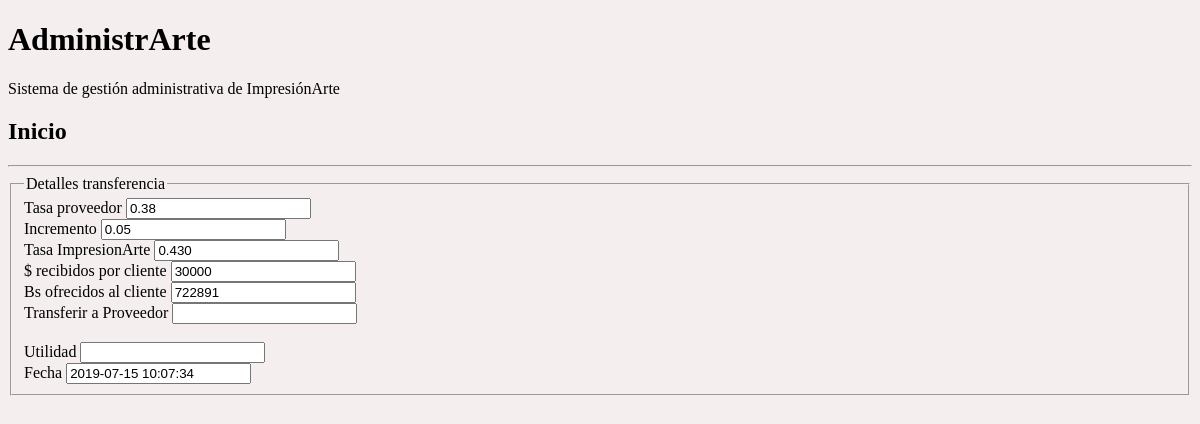
The page /controlador/detallesTrans.php?ID_Transferencia=14 on the database its author committed.
### tables this page shows
CREATE TABLE `transferencia` (
  `ID_Transferencia` int(11) NOT NULL,
  `ID_Usuario` int(3) NOT NULL,
  `ID_TT` int(11) NOT NULL,
  `banco` varchar(30) NOT NULL,
  `numero` varchar(30) NOT NULL,
  `monto_pesos` varchar(10) NOT NULL,
  `recibe_Bs` varchar(10) NOT NULL,
  `transferirProveedor` varchar(10) NOT NULL,
  `utilidad` varchar(10) NOT NULL,
  `fecha` datetime NOT NULL
);

CREATE TABLE `tasa_transferencia` (
  `ID_TT` int(11) NOT NULL,
  `tasa_proveedor` decimal(11,3) NOT NULL,
  `incremento` decimal(11,3) NOT NULL,
  `tasa_impresionarte` decimal(11,3) NOT NULL,
  `fecha` date NOT NULL
);

### modelo/consultaDetalleTransferencia.php (called while the page is built)
<?php
    $Consulta_1="SELECT transferencia.fecha, transferencia.transferirProveedor, tasa_Proveedor, incremento, tasa_impresionarte, recibe_Bs, monto_pesos, utilidad FROM tasa_transferencia INNER JOIN transferencia ON tasa_transferencia.ID_TT=transferencia.ID_TT INNER JOIN usuariotransferencia ON transferencia.ID_Usuario=usuariotransferencia.ID_UT WHERE transferencia.ID_Transferencia= $ID_Transferencia";
    $Recordset_1= mysqli_query($Conexion, $Consulta_1);
    $Resultado_1= mysqli_fetch_array($Recordset_1);
    $Tasa= $Resultado_1["tasa_Proveedor"];
    $TasaImpresioArte= $Resultado_1["tasa_impresionarte"];
    $Incremento= $Resultado_1["incremento"];
    $Monto= $Resultado_1["monto_pesos"];
    $BS_Recibe= $Resultado_1["recibe_Bs"];
    $Utilidad= $Resultado_1["utilidad"];
    $TrasferirProveedor= $Resultado_1["transferirProveedor"];
    $Fecha= $Resultado_1["fecha"];
    $Tasa= rtrim($Tasa, '0');
    $Incremento= rtrim($Incremento, '0');
?>

### controlador/detallesTrans.php (the view)
<?php
$ID_Transferencia= $_GET["ID_Transferencia"];
?>
<!DOCTYPE html>
<html>
    <head>
	    <link rel="stylesheet" type="text/css" href="../css/Estilos_AdministrArte.css">
    </head>
    <body>
        <div id="Principal">
            <?php
                include("../conexion/Conexion_BD.php");
                include("../modulos/header.php");
                include("../modelo/consultaDetalleTransferencia.php");
            ?>
        </div>
        <div>
            <fieldset class="">
                <legend>Detalles transferencia</legend>
                <label>Tasa proveedor</label>
                <input type="text" value="<?php echo $Tasa;?>" >
                <br>
                <label>Incremento</label>
                <input type="text" value="<?php echo $Incremento;?>" >
                <br>
                <label>Tasa ImpresionArte</label>
                <input type="text" value="<?php echo $TasaImpresioArte;?>">
                <br>
                <label>$ recibidos por cliente</label>
                <input type="text" value="<?php echo $Monto;?>">
                <br>
                <label>Bs ofrecidos al cliente</label>
                <input type="text"  value="<?php echo $BS_Recibe;?>">
                <br>
                <label>Transferir a Proveedor</label>
                <input type="text"  value="<?php echo $TrasferirProveedor;?>">
                <br><br>
                <label>Utilidad</label>
                <input type="text"  value="<?php echo $Utilidad;?>">
                <br>
                <label>Fecha</label>
                <input type="text"  value="<?php echo $Fecha;?>">
            </fieldset>
        </div>

### css/Estilos_AdministrArte.css (style rules this page uses)
body { background-color: rgba(148, 89, 89, 0.1); }

### rows shown on the page
transferencia: ID_TT.tasa_proveedor "0.38", ID_TT.incremento "0.05", ID_TT.tasa_impresionarte "0.430", monto_pesos "30000", recibe_Bs "722891", fecha "2019-07-15 10:07:34"

### other values the page prints
$Titulo "Inicio"
